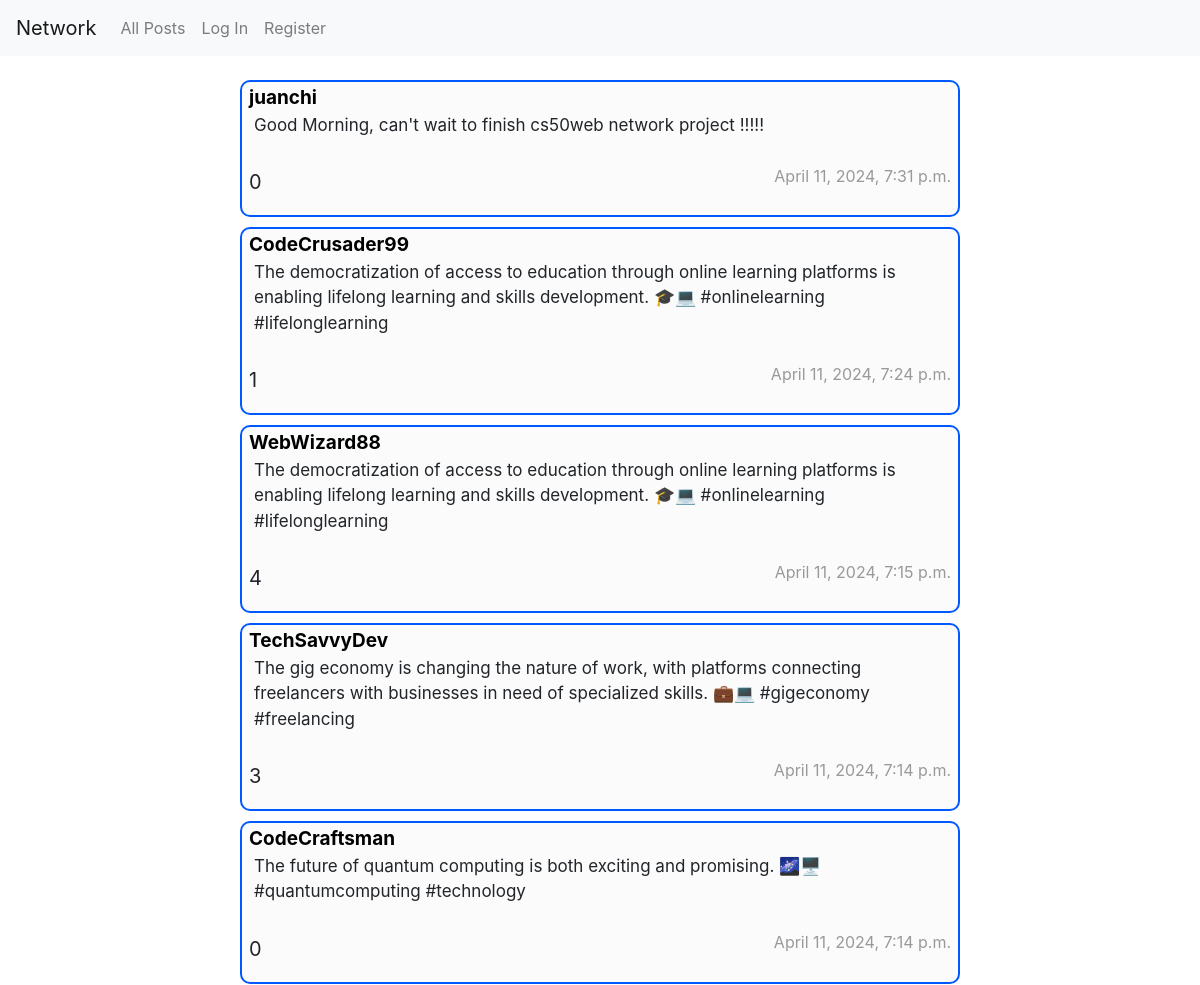
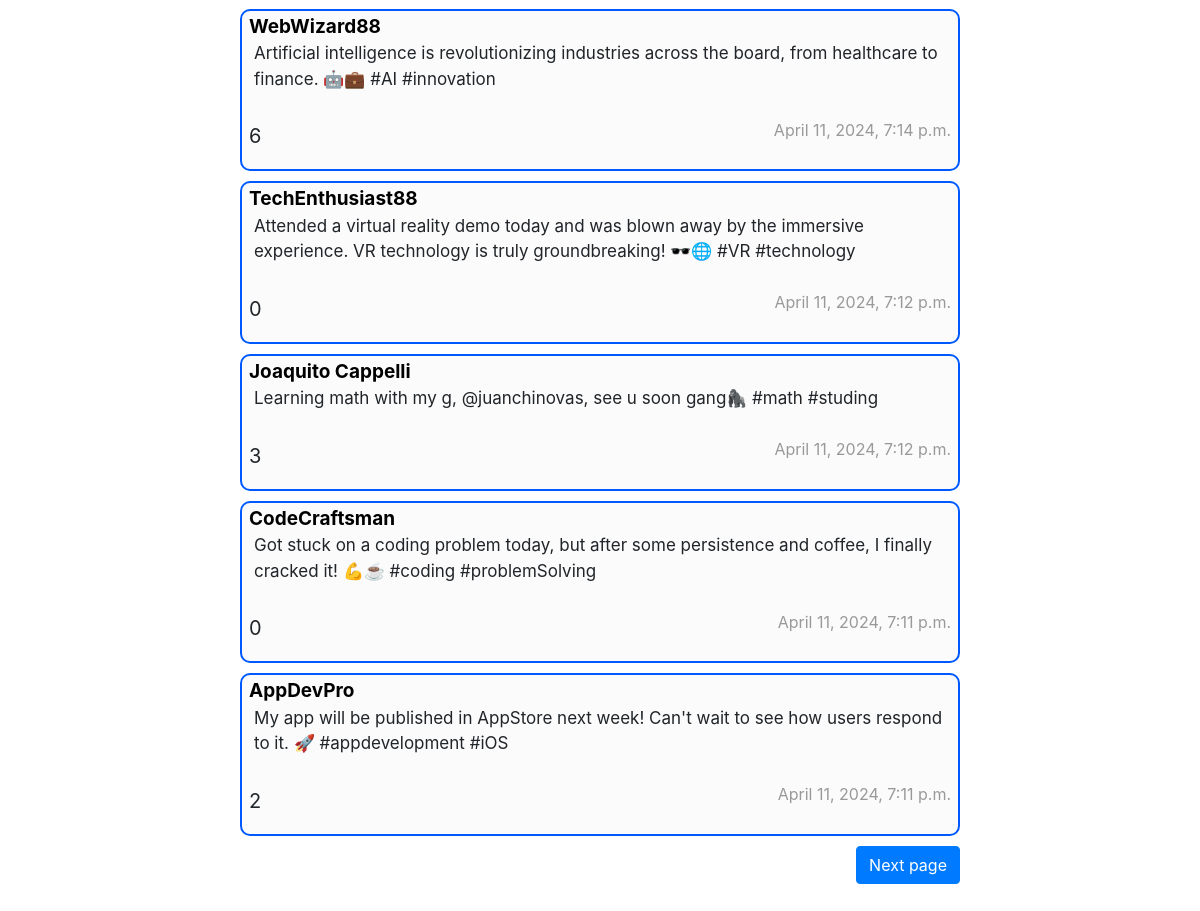
The page / on the database its author committed (2 pictures, top to bottom).
### network/models.py (models this page shows, shortened)
class Post(models.Model):
    user = models.ForeignKey("User", on_delete=models.CASCADE, related_name="posts")
    body = models.TextField(blank=True)
    date = models.DateTimeField(default=timezone.now)
    def likes_count(self):
        return self.likes.count()

class User(AbstractUser):
    pass

### network/views.py (the view)
# urls.py: path("", views.index, name="index"),
def index(request):
    twits = Post.objects.all()[::-1]
    paginator = Paginator(twits, 10)
    page_number = request.GET.get('page')
    page_obj = paginator.get_page(page_number)
    return render(request, "network/index.html",{
        "page" : page_obj,
    })

### network/templates/network/index.html (shortened to what this page needs)
{% extends "network/layout.html" %}
{% load static %}
{% block body %}
    {% for twit in page %}
    <div class="post" id="post-{{ twit.id }}">
        <a href="{% url 'profile' twit.user%}" class="post-user">{{ twit.user }}</a>
        <p class="post-body" id="body">{{ twit.body }} </p>
        <div class="like-date-container" id="like-div">
            <p class="post-like-count" id="like-count-{{ twit.id }}">{{ twit.likes_count }}</p>
            <p class="post-date" id="date">{{ twit.date }} </p>
        </div>
    </div>
    {% endfor %}
    <div class="paginator-container">
        {% if page.has_next %}
            <a href="?page={{ page.next_page_number }}" class="btn btn-primary" id="next">Next page</a>
        {% endif %}
    </div>
{% endblock %}

### network/templates/network/layout.html (shortened to what this page needs)
{% load static %}
<!DOCTYPE html>
<html lang="en">
    <head>
        <link rel="stylesheet" href="https://stackpath.bootstrapcdn.com/bootstrap/4.4.1/css/bootstrap.min.css">
        <link href="{% static 'network/styles.css' %}" rel="stylesheet">
    </head>
    <body>
        <nav class="navbar navbar-expand-lg navbar-light bg-light">
            <a class="navbar-brand" href="{% url 'index' %}">Network</a>
            <div>
              <ul class="navbar-nav mr-auto">
                <li class="nav-item">
                  <a class="nav-link" href="{% url 'index' %}">All Posts</a>
                </li>
                {% if user.is_authenticated %}
                    <li class="nav-item">
                        <a class="nav-link" href="{% url 'following' %}">Following</a>
                    </li>
                    <li class="nav-item">
                        <a class="nav-link" href="{% url 'logout' %}">Log Out</a>
                    </li>
                {% else %}
                    <li class="nav-item">
                        <a class="nav-link" href="{% url 'login' %}">Log In</a>
                    </li>
                    <li class="nav-item">
                        <a class="nav-link" href="{% url 'register' %}">Register</a>
                    </li>
                {% endif %}
              </ul>
            </div>
          </nav>
        <div class="body">
            {% block body %}
            {% endblock %}
        </div>
    </body>
</html>

### network/static/network/styles.css (style rules this page uses)
.body { margin-right: 20%; margin-left: 20%; margin-top: 2%; }
.post { margin-top: 10px; border: 2px solid rgb(0, 89, 255); padding: 2px 7px; border-radius: 10px; background-color: #eee4; }
.like-date-container { display: flex; align-items: center; }
.post-user { font-weight: bold; color: #000; text-decoration: none !important; font-size: 19px; }
.post-body { font-size: 17px; padding-left: 5px; }
.btn { margin-top: 10px; margin-bottom: 30px; }
.post-date { flex: 1; text-align: right; color: #999; }
.post-like-count { font-size: 20px; padding-top: 13px; }
#next { float: right; }

### rows shown on the page
Post: user "juanchi", body "Good Morning, can't wait to finish cs50web network project !!!!!", likes_count "0", date "April 11, 2024, 7:31 p.m."
Post: user "CodeCrusader99", body "The democratization of access to education through online learning platforms is enabling lifelong learning and skills development. 🎓💻 #onlinelearning #lifelonglearning", likes_count "1", date "April 11, 2024, 7:24 p.m."
Post: user "WebWizard88", body "The democratization of access to education through online learning platforms is enabling lifelong learning and skills development. 🎓💻 #onlinelearning #lifelonglearning", likes_count "4", date "April 11, 2024, 7:15 p.m."
Post: user "TechSavvyDev", body "The gig economy is changing the nature of work, with platforms connecting freelancers with businesses in need of specialized skills. 💼💻 #gigeconomy #freelancing", likes_count "3", date "April 11, 2024, 7:14 p.m."
Post: user "CodeCraftsman", body "The future of quantum computing is both exciting and promising. 🌌🖥️ #quantumcomputing #technology", likes_count "0", date "April 11, 2024, 7:14 p.m."
Post: user "WebWizard88", body "Artificial intelligence is revolutionizing industries across the board, from healthcare to finance. 🤖💼 #AI #innovation", likes_count "6", date "April 11, 2024, 7:14 p.m."
Post: user "TechEnthusiast88", body "Attended a virtual reality demo today and was blown away by the immersive experience. VR technology is truly groundbreaking! 🕶️🌐 #VR #technology", likes_count "0", date "April 11, 2024, 7:12 p.m."
Post: user "Joaquito Cappelli", body "Learning math with my g, @juanchinovas, see u soon gang🦍 #math #studing", likes_count "3", date "April 11, 2024, 7:12 p.m."
Post: user "CodeCraftsman", body "Got stuck on a coding problem today, but after some persistence and coffee, I finally cracked it! 💪☕️ #coding #problemSolving", likes_count "0", date "April 11, 2024, 7:11 p.m."
Post: user "AppDevPro", body "My app will be published in AppStore next week! Can't wait to see how users respond to it. 🚀 #appdevelopment #iOS", likes_count "2", date "April 11, 2024, 7:11 p.m."
